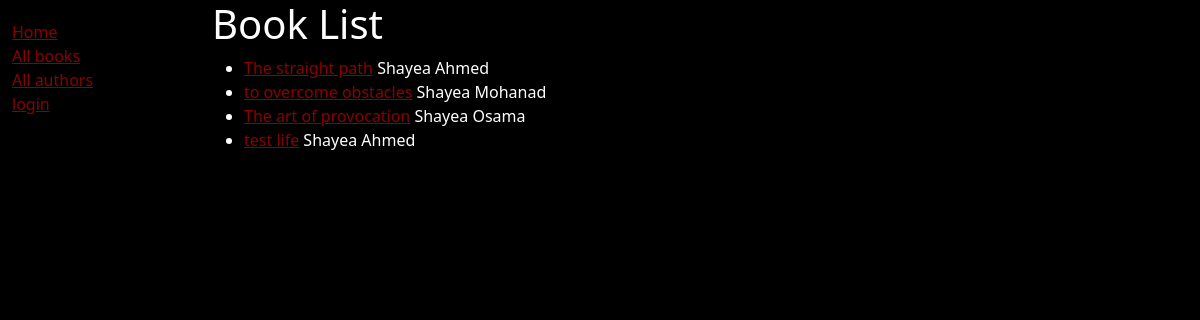
/catalog/books/, run on the app's committed database.
### catalog/models.py (models this page shows, shortened)
class Book(models.Model):
    title = models.CharField(max_length=200)
    author = models.ForeignKey("Author", on_delete=models.SET_NULL, null=True)
    summery = models.TextField(
        max_length=1000, help_text="Enter a brief description about the book"
    )
    isbn = models.CharField(
        "ISBN",
        max_length=13,
        help_text='ISBN 13 character <a href="https://www.isbn-international.org/content/what-isbn">ISBN number</a>',
    )
    genre = models.ManyToManyField(Genre, help_text="Select genre for this book")
    language = models.ForeignKey("Language", on_delete=models.SET_NULL, null=True)
    def get_absolute_url(self):
        return reverse("book-detail", args=[str(self.id)])
    def display_genre(self):
        """ create a string representing the first three genre if any"""
        return ", ".join(genre.name for genre in self.genre.all()[:3])
    display_genre.short_description = "Genre"

class Author(models.Model):
    first_name = models.CharField(max_length=100)
    last_name = models.CharField(max_length=100)
    date_of_birth = models.DateField(null=True, blank=True)
    date_of_death = models.DateField("Died", null=True, blank=True)
    class Meta:
        ordering = ["last_name", "first_name"]
    def __str__(self):
        return f"{self.last_name} {self.first_name}"

### catalog/views.py (the view)
# urls.py: path("books/", views.BookListView.as_view(), name="book"),
class BookListView(generic.ListView):
    model = Book
    context_type = "book_list"
    queryset = Book.objects.all()

### catalog/templates/catalog/book_list.html (shortened to what this page needs)
{% extends 'catalog/layout.html' %}
{% block content %}
	<h1> Book List </h1>
	{% if book_list %}
		<ul>
		{% for book in book_list %}
		<li>
			<a href="{{ book.get_absolute_url }}">{{ book.title }}</a> {{ book.author }}
		</li>
		{% endfor %}
		</ul>
	{% else %}
		<h2> NO WAY HOME SO there is no book here ALONE </h2>
	{% endif %}
{% endblock %}

### data on the page
Book: title "The straight path", author "Shayea Ahmed"
Book: title "to overcome obstacles", author "Shayea Mohanad"
Book: title "The art of provocation", author "Shayea Osama"
Book: title "test life", author "Shayea Ahmed"
